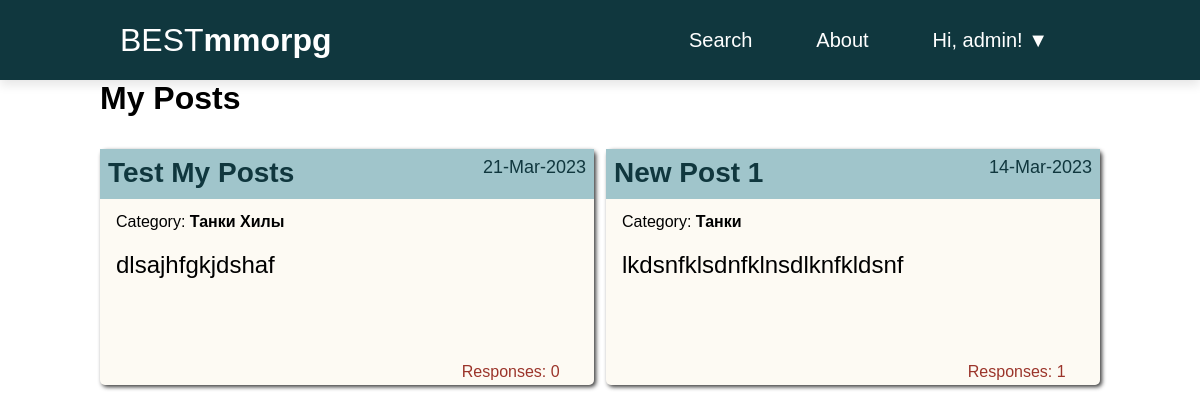
Page /user_posts/ (signed in) on the earlier database version.
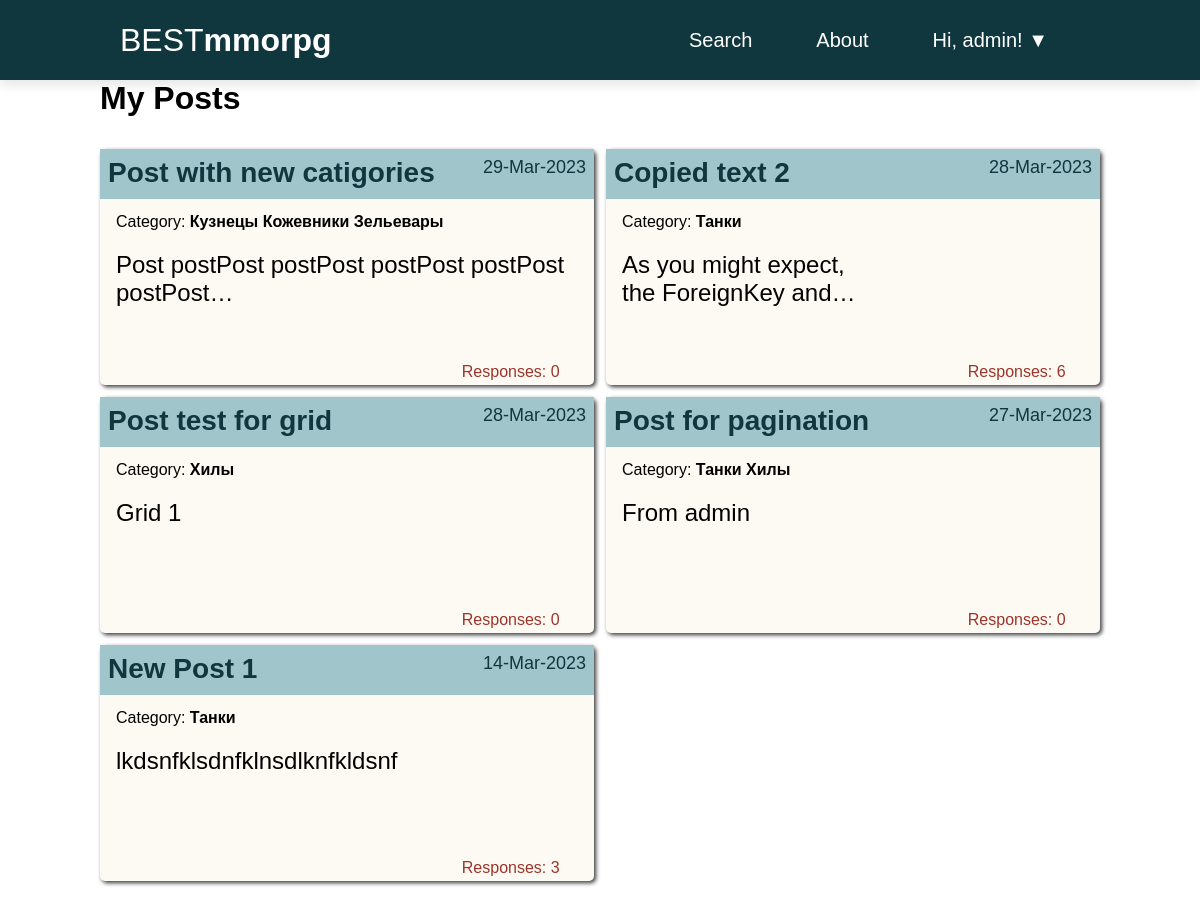
Same page on the later database version.
### accounts/models.py (models this page shows)
class CustomUser(AbstractUser):
    def get_absolute_url(self):
        return reverse('profile', args=[str(self.id)])

### posts/models.py (models this page shows, shortened)
class Post(models.Model):
    author = models.ForeignKey(CustomUser, on_delete=models.CASCADE)
    title = models.CharField(max_length=255)
    body = SummernoteTextField()
    post_time = models.DateTimeField(auto_now_add=True)
    category = models.ManyToManyField(Category)
    def get_absolute_url(self):
        return reverse('post_detail', args=[str(self.id)])

class Category(models.Model):
    name = models.CharField(max_length=255, unique=True)
    def __str__(self):
        return self.name

### posts/views.py (the view)
# urls.py: path('user_posts/', UserPostListView.as_view(), name='user_posts'),
class UserPostListView(LoginRequiredMixin, ListView):
    model = Post
    ordering = '-post_time'
    context_object_name = 'posts'
    template_name = 'posts/user_posts.html'
    paginate_by = 6
    def get_queryset(self):
        qs = super().get_queryset()
        qs = qs.filter(author=self.request.user)
        return qs

### posts/templatetags/custom_filters.py (called while the page is built)
@register.filter
def hide_forbidden(value):
    words = value.split()
    result = []
    forbidden_words = ['fuck', 'fucked', 'fucking', 'nigger', 'niggers', 'whore', 'whores', 'slut', 'sluts',
                       'bitch', 'freak', 'douchebag', 'faggot', 'homo', 'prick', 'dick', 'cunt', 'pussy']
    for word in words:
        if word in forbidden_words:
            result.append(word[0] + "*"*(len(word)-2) + word[-1])
        else:
            result.append(word)
    return " ".join(result)

### templates/posts/user_posts.html (shortened to what this page needs)
{% extends 'base.html' %}
{% load custom_filters %}
{% load custom_tags %}
{% block content %}
    <h1>My Posts</h1>
    {% if posts %}
        <div class="posts">
            {% for post in posts %}
                <a href="{{ post.get_absolute_url }}">
                    <div class="post-entry">
                        <h2 class="post-title">{{ post.title | hide_forbidden}}</h2>
                        <div class="post-time"><p>{{ post.post_time | date:'d-M-Y'}}</p></div>
                        <p class="post-category">Category: <span>{% for category in post.category.all %} {{ category }}{% endfor %}</span></p>
                        {% with truncated_body=post.body|striptags|safe|truncatechars:50 %}
                            <div class="post-text"><p>{{ truncated_body }}</p></div>
                        {% endwith %}
                        <div class="post-footer">
                            <p>Responses: {{ post.comments.count }}</p>
                        </div>
                    </div>
                </a>
            {% endfor %}
        </div>
    {% else %}
        <div class="footer">
            <p>You don't have posts yet</p>
            <a href="{% url 'post_new'%}" class="button">Create Your First Post</a>
        </div>
    {% endif %}
{% endblock content %}

### templates/base.html (shortened to what this page needs)
<!DOCTYPE html>
<html lang="en">
<head>
    {% load static %}
    <link href="{% static 'css/style.css' %}" rel="stylesheet">
</head>
<body>
    <header>
        <a class='logo' href="{% url 'home' %}" title="Home page"><h1>BEST<span>mmorpg</span></h1></a>
        <nav>
            <ul class="navigation">
                <li class="nav_page">
                    <a class="item" href="/search/" title="search">Search</a>
                </li>
                <li class="nav_page">
                    <a class="item" href="/about/" title="about app">About</a>
                </li>
                {% if user.is_authenticated %}
                <li class="nav_page">
                    <a class="item" href="#"> Hi, {{ user.username }}! ▼</a>
                </li>
                {% endif %}
            </ul>
        </nav>
    </header>
    <main>
        {% block content %}
        {% endblock content %}
    </main>
</body>
</html>

### static/css/style.css (style rules this page uses)
*, *:before, *:after { margin: 0; padding: 0; box-sizing: border-box; font-family: 'Source Sans Pro', sans-serif; text-decoration: none; }
header { box-shadow: 0 5px 10px rgba(0, 0, 0, .1); width: 100%; height: 80px; padding: 0 10%; background-color: #10373E; display: flex; justify-content: space-between; align-items: center; z-index: 1000; }
.logo h1 { color: white; font-size: 32px; font-weight: 200; transition: 1s; }
.logo h1 span { font-weight: 800; }
nav { height: 100%; line-height: 100%; }
.navigation { list-style: none; }
.nav_page { position: relative; float: left; }
.item { font-size: 20px; padding: 32px; color: white; display: block; transition: .5s; }
main { width: 1000px; height: 100%; display: block; margin: 0 auto; }
.posts { display: grid; margin: 2rem auto; grid-template-columns: 1fr 1fr; grid-template-rows: 1fr; grid-gap: 1vw; }
.post-entry { display: grid; row-gap: 1vw; grid-template-columns: 70% 30%; grid-template-rows: 50px 20px 100px 30px; border-radius: 5px; background-color: rgba(243, 228, 193, 0.2); box-shadow: 2px 2px 4px 0px rgb(56, 56, 56); transition: .3s; cursor: pointer; color: black; }
.post-title { color: #10373E; padding: 0.5rem 0.5rem; background-color: #A0C5CB; font-size: 28px; }
.post-time { color: #10373E; background-color: #A0C5CB; font-size: 18px; align-self: stretch; padding: 0.5rem 0.5rem; }
.post-time p { text-align: end; }
.post-text { grid-column: 1/span 2; grid-row: 3/span 1; font-size: 24px; padding: 0.5rem 1rem; }
.post-category { grid-column: 1/span 2; grid-row: 2/span 1; padding: 0.1rem 1rem; }
.post-category span { font-weight: 900; }
.post-footer { grid-column: 2/span 1; grid-row: 4/span 1; padding: 0.5rem 1rem; }
.post-footer p { color: #9B342A; }
.post-entry p { margin: 0; font-weight: 400; }

Differences in the rows shown:
removed Post: title|hide_forbidden "Test My Posts", post_time "21-Mar-2023", body "dlsajhfgkjdshaf", comments.count "0", Category (name "Танки"), Category (name "Хилы")
added Post: title|hide_forbidden "Post with new catigories", post_time "29-Mar-2023", post "Post postPost postPost postPost postPost postPost…", comments.count "0"
added Category: name "Кузнецы", shown under "Post with new catigories"
added Category: name "Кожевники", shown under "Post with new catigories"
added Category: name "Зельевары", shown under "Post with new catigories"
added Post: title|hide_forbidden "Copied text 2", post_time "28-Mar-2023", post "As you might expect, the ForeignKey and…", comments.count "6", Category (name "Танки")
added Post: title|hide_forbidden "Post test for grid", post_time "28-Mar-2023", body "Grid 1", comments.count "0", Category (name "Хилы")
added Post: title|hide_forbidden "Post for pagination", post_time "27-Mar-2023", body "From admin", comments.count "0", Category (name "Танки"), Category (name "Хилы")
computed for Post "New Post 1": comments.count "1" → "3"
